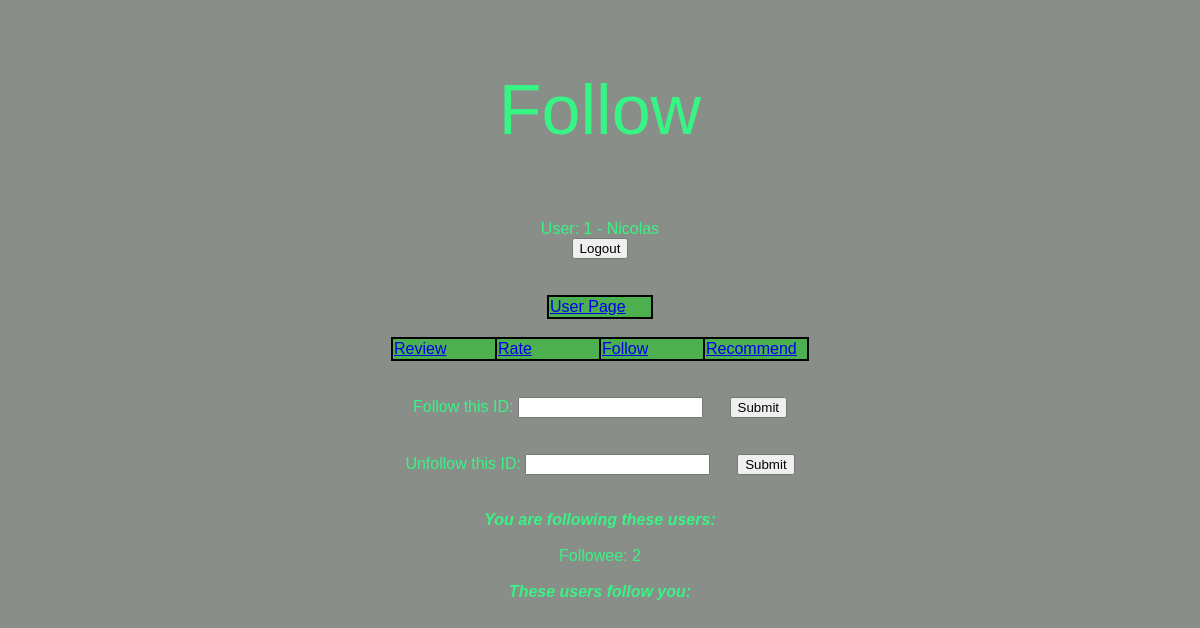
The page /follow.php (signed in) on the database its author committed.
### tables this page shows
CREATE TABLE IF NOT EXISTS `user` (
  `UserID` int(11) NOT NULL AUTO_INCREMENT,
  `DOB` date DEFAULT NULL,
  `Name` varchar(25) DEFAULT NULL,
  `Password` varchar(32) DEFAULT NULL,
  PRIMARY KEY (`UserID`)
);

CREATE TABLE IF NOT EXISTS `following` (
  `FollowerID` int(11) NOT NULL DEFAULT '-1',
  `FolloweeID` int(11) NOT NULL DEFAULT '-1',
  PRIMARY KEY (`FollowerID`,`FolloweeID`),
  KEY `FK8` (`FolloweeID`)
);

### follow.php (the view, shortened to what this page needs)
<!DOCTYPE html>
<html>
    <head>
        <link rel="stylesheet" href="styles/style.css">
    </head>
    <body>
        <?php
        include('config.php');
        $userID = $_SESSION["UserID"];
        $followid = $_POST['followid'];
        $sql = "INSERT INTO following (FollowerID, FolloweeID) VALUES ('$userID', '$followid')";
        mysqli_query($conn,$sql);
        $unfollowid = $_POST['unfollowid'];
        $sql = "DELETE FROM following
                WHERE FollowerID = '$userID'
                    AND FolloweeID = '$unfollowid'";
        mysqli_query($conn,$sql);
        ?>
        <h3>Follow</h3>
        <?php
        if (userID != "" && userID != NULL) {
            $sql = "SELECT * FROM user WHERE UserID = '$userID'";
            $result = $conn->query($sql);
            if ($result->num_rows > 0) {
                while ($row = $result->fetch_assoc()) {
                    echo "User: " . $row["UserID"] . " - " . $row["Name"] . "<br>";
                }
            }
        }
        ?>
        <form method="post" action="<?php echo htmlspecialchars($_SERVER["PHP_SELF"]); ?>">
            <input type="submit" name="Logout" value="Logout" />
        </form>
        <br><br>
        <table class="center">
            <tr>
                <td><a href="http://projbsn.cpsc.ucalgary.ca/userpage.php">User Page</a></td>
            </tr>
        </table>
        <br>
        <table class="center">
            <tr>
                <td><a href="http://projbsn.cpsc.ucalgary.ca/review.php">Review</a></td>
                <td><a href="http://projbsn.cpsc.ucalgary.ca/rate.php">Rate</a></td>
                <td><a href="http://projbsn.cpsc.ucalgary.ca/follow.php">Follow</a></td>
                <td><a href="http://projbsn.cpsc.ucalgary.ca/recommend.php">Recommend</a></td>
            </tr>
        </table>
        <br><br>
        <form action="follow.php" method="post">
            Follow this ID: <input type="text" name="followid"> &nbsp;&nbsp;&nbsp;&nbsp;
            <input type="submit" value="Submit">
        </form>
        <br><br>
        <form action="follow.php" method="post">
            Unfollow this ID: <input type="text" name="unfollowid"> &nbsp;&nbsp;&nbsp;&nbsp;
            <input type="submit" value="Submit">
        </form>
        <br><br>
        <?php
        echo "<i><b>You are following these users:</i></b><br><br>";
        $sql = "SELECT * FROM following WHERE FollowerID = '$userID'";
        $result = $conn->query($sql);
        if ($result->num_rows > 0) {
            while ($row = $result->fetch_assoc()) {
                echo "Followee: " . $row["FolloweeID"] . "<br>";
            }
        }
        echo "<br><i><b>These users follow you:</i></b><br><br>";
        ?>
    </body>
</html>

### styles/style.css (style rules this page uses)
body { background-color: rgba(9, 19, 10, 0.48); text-align: center; color:rgb(56,244,132); font-family: Century Gothic, sans-serif; margin: auto; }
h3 { font-size: 70px; font-weight: 100; }
tr { text-align: center; }
table { border-collapse: collapse; }
table.center { margin-left:auto; margin-right:auto; }
table, th, td { border: 2px solid black; text-align: left; background-color: #4CAF50; color: white; table-layout: fixed; width: 100px; }

### follow.php (style rules this page uses)
td { width: 100px; }
table { table-layout: fixed; }

### rows shown on the page
user: UserID "1", Name "Nicolas"
following: FolloweeID "2"
